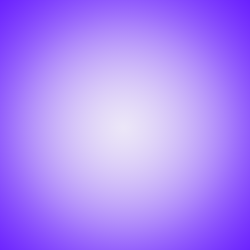
#> input picture Images/Background/1.png, 250 x 250 px, given in place of 2.png, which was not available
$ python Script.py
#> lines starting #> are read from the running program, lines starting #| are printed output that depends on the picture; pictures that were not available may be replaced by others from this repository, and a replacement may not be noted
### Functions.py
from PIL import Image, ImageDraw
from random import randint
import os
import collections

#Background Functions
def getBackground(num):
    background = Image.open(r"Images\Background\{}.png".format(num))
    return background
def getBackgroundFolderSize():
    return len(os.listdir('C:/Users/Danny/Desktop/NFT/Images/Background'))
def getRandomBackground():
    num = randint(0,getBackgroundFolderSize()-1)
    if(num >= 18):
        num = randint(0,getBackgroundFolderSize()-1)
        if(num >= 22):
            num = randint(0,getBackgroundFolderSize()-1)

    return num
def getBlank():
    background = Image.open(r"resources\0.png")
    return background

#Case Functions
def getCaseNzxt(num):
    case = Image.open(r"Images\Case\NZXT\{}.png".format(num))
    return case
def getCaseNzxtFolderSize():
    return len(os.listdir('C:/Users/Danny/Desktop/NFT/Images/Case/NZXT'))
def getRandomCaseNzxt():
    return randint(0,getCaseNzxtFolderSize()-1)

def getCasePhanteks(num):
    case = Image.open(r"Images\Case\Phanteks\{}.png".format(num))
    return case
def getCasePhanteksFolderSize():
    return len(os.listdir('C:/Users/Danny/Desktop/NFT/Images/Case/Phanteks'))
def getRandomCasePhanteks():
    return randint(0,getCasePhanteksFolderSize()-1)

def getCaseBitFenix(num):
    case = Image.open(r"Images\Case\BitFenix\{}.png".format(num))
    return case
def getCaseBitFenixFolderSize():
    return len(os.listdir('C:/Users/Danny/Desktop/NFT/Images/Case/BitFenix'))
def getRandomCaseBitFenix():
    return randint(0,getCaseBitFenixFolderSize()-1)


#Glass Overlay Functions
def getNzxtGlass():
    glass = Image.open(r"Images\Glass\NzxtGlass\0.png")
    return glass
def getPhanteksGlass(num):
    glass = Image.open(r"Images\Glass\PhanteksGlass\{}.png".format(num))
    return glass
def getBitFenixGlass():
    glass = Image.open(r"Images\Glass\BitFenixGlass\0.png")
    return glass

#Cpu Functions
def getCPU(num):
    cpu = Image.open((r"Images\CPU\{}.png".format(num)))
    return cpu
def getCPUFolderSize():
    return len(os.listdir('C:/Users/Danny/Desktop/NFT/Images/CPU'))
def getRandomCPU():
    return randint(0,getCPUFolderSize()-1)

def getAIO(num):
    AIO = Image.open((r"Images\AIO\{}.png".format(num)))
    return AIO
def getAIOFolderSize():
    return len(os.listdir('C:/Users/Danny/Desktop/NFT/Images/AIO'))
def getRandomAIO():
    return randint(0,getAIOFolderSize()-1)

#GPU Functions
def getGPU(num):
    gpu = Image.open(r"Images\GPU\{}.png".format(num))
    return gpu
def getGPUFolderSize():
    return len(os.listdir('C:/Users/Danny/Desktop/NFT/Images/GPU'))
def getRandomGPU():
    return randint(0,getGPUFolderSize()-1)


#Motherboard Functions
def getMotherboardATX(num):
    motherboard= Image.open(r"Images\Motherboard\ATX\{}.png".format(num))
    return motherboard
def getMotherboardATXFolderSize():
    return len(os.listdir('C:/Users/Danny/Desktop/NFT/Images/Motherboard/ATX'))
def getRandomMotherBoardATX():
    return randint(0,getMotherboardATXFolderSize()-1)

def getMotherboardMATX(num):
    motherboard= Image.open(r"Images\Motherboard\MATX\{}.png".format(num))
    return motherboard
def getMotherboardMATXFolderSize():
    return len(os.listdir('C:/Users/Danny/Desktop/NFT/Images/Motherboard/MATX'))
def getRandomMotherBoardMATX():
    return randint(0,getMotherboardMATXFolderSize()-1)

def getMotherboardITX(num):
    motherboard= Image.open(r"Images\Motherboard\ITX\{}.png".format(num))
    return motherboard
def getMotherboardITXFolderSize():
    return len(os.listdir('C:/Users/Danny/Desktop/NFT/Images/Motherboard/ITX'))
def getRandomMotherBoardITX():
    return randint(0,getMotherboardITXFolderSize()-1)


#Ram Functions
def getRam(num):
    ram = Image.open((r"Images\Ram\{}.png".format(num)))
    return ram
def getRamFolderSize():
    return len(os.listdir('C:/Users/Danny/Desktop/NFT/Images/Ram'))
def getRamdomRam():
    return randint(0,getRamFolderSize()-1)


#Psu Functions
def getPSU(num):
    psu = Image.open((r"Images\PSU\{}.png".format(num)))
    return psu
def getPSUFolderSize():
    return len(os.listdir('C:/Users/Danny/Desktop/NFT/Images/PSU'))
def getRandomPSU():
    return randint(0,getPSUFolderSize()-1)


#Sticker Functions ( for case )
def getStickerFolderSize():
    return len(os.listdir('C:/Users/Danny/Desktop/NFT/Images/Stickers'))
def getSticker(num):
    sticker = Image.open(r"Images\Stickers\{}.png".format(num))
    return sticker
def getRandomSticker():
    return randint(0,getStickerFolderSize()-1)

#Case Fan Functinos
def getCaseFanLeft(num):
    fan = Image.open((r"Images\CaseFans\Left\{}.png".format(num)))
    return fan
def getCaseFanRight(num):
    fan = Image.open((r"Images\CaseFans\Left\{}.png".format(num))).rotate(180)
    return fan
def getCaseFanTop(num):
    fan = Image.open((r"Images\CaseFans\Left\{}.png".format(num))).rotate(270,expand=True)
    return fan
def getCaseFanFolderSize():
    return len(os.listdir('C:/Users/Danny/Desktop/NFT/Images/CaseFans/Left'))
def getRandomCaseFan():
    return randint(0,getCaseFanFolderSize()-1)

def getBlackCpufan(num):
    fan = Image.open((r"Images\CpuFans\Black\{}.png".format(num)))
    return fan
def getBlackCpuFanFolderSize():
    return len(os.listdir('C:/Users/Danny/Desktop/NFT/Images/CpuFans/Black'))
def getRandomBlackCpuFan():
    return randint(0,getBlackCpuFanFolderSize()-1)

def getWhiteCpufan(num):
    fan = Image.open((r"Images\CpuFans\White\{}.png".format(num)))
    return fan
def getWhiteCpuFanFolderSize():
    return len(os.listdir('C:/Users/Danny/Desktop/NFT/Images/CpuFans/White'))
def getRandomWhiteCpuFan():
    return randint(0,getWhiteCpuFanFolderSize()-1)
#generation function

def exists(list,param):

    for i in list:

        if(collections.Counter(param) == collections.Counter(i)):
            print("duped", i)
            return True

    print(param)

    return False
#save
def save(img, count):
    img.save(r"Outputs\{}.png".format(count))

def savePerfect(img,count):
    img.save(r"Perfect\{}.png".format(count))

def saveBitfenix(img,count):
    img.save(r"Outputs\Bitfenix\{}.png".format(count))
def saveNzxt(img,count):
    img.save(r"Outputs\NZXT\{}.png".format(count))
def savePhanteks(img,count):
    img.save(r"Outputs\Phanteks\{}.png".format(count))

# [5 lines left out: function writeListPhanteks, not called in this run]

def writeListBitfenix(list):
    list = [str(list[0]),str(list[1]),str(list[2]),str(list[3]),str(list[4]),str(list[5]),str(list[6]),str(list[7]),str(list[8]),str(list[9]),str(list[10])]
    text =  open("Lists/bitfenixList.txt","a")
    text.write(','.join(list) + "=")
    text.close()

# [5 lines left out: function writeListNzxt, not called in this run]

def clenseList():
    text1= open("Lists/nzxtList.txt","w")
    text2= open("Lists/bitfenixList.txt","w")
    text3= open("Lists/phanteksList.txt","w")
    text1.write('')
    text2.write('')
    text3.write('')
    text1.close()
    text2.close()
    text3.close()


#List  0=case 1=cpu 2=gpu 3=motherboard 4=ram 5=psu

#generateImageATX([2,1,2,2,1,0]).show()


#save(generateImageATX([0,3,3,2,3,0]),"test")

#
#generateImageATX([0,3,3,2,3,0]).show()


#Get Random Build
#generateRamdomAtx().show()


#gpu corssfire
#multiple rams
#ATX/MicroATX/miniITX

### Generation.py
from Functions import *


#generateImagePhanteks #List  0=case 1=cpu 2=gpu 3=motherboard 4=ram
# [428 lines left out: functions generateImagePhanteks, generateImagePhanteksPerfect, generateImageNZXT, generateImageNZXTPerfect, not called in this run]

#generateImageBitFenix  #List  0=case 1=cpu 2=gpu 3=motherboard 4=ram 5=psu
def generateImageBitFenix(list):
    backgroundvar = getRandomBackground()
    background = getBackground(backgroundvar)
#> in getBackground, background is the input picture: PIL image 250x250 RGBA; mean R, G, B, A 173.5, 135.6, 250.7, 255
    case = getCaseBitFenix(list[0])
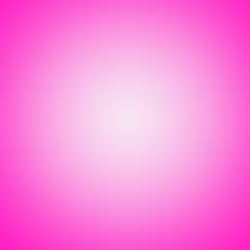
#> input picture Images/Background/0.png, 250 x 250 px, found by its file name
#> in getCaseBitFenix, case is the input picture: PIL image 250x250 RGBA; mean R, G, B, A 250.8, 134, 220.2, 255
    cpu = getCPU(list[1])
    gpu = getGPU(list[2]).crop((0,0,107,50))
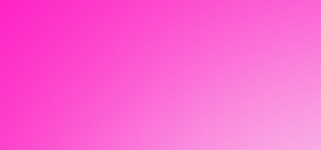
#> gpu: PIL image 107x50 RGBA (shown 3 times larger); mean R, G, B, A 252, 98.2, 211.7, 255
    motherboard = getMotherboardITX(list[3]).crop((0,7,75,75))
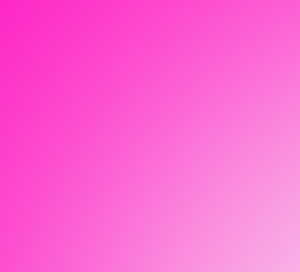
#> motherboard: PIL image 75x68 RGBA (shown 4 times larger); mean R, G, B, A 251.9, 100.2, 212.1, 255
    ram = getRam(list[4])
    psu = getPSU(list[5]).crop((0,0,80,30) )
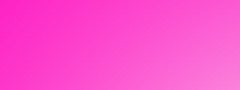
#> psu: PIL image 80x30 RGBA (shown 3 times larger); mean R, G, B, A 252.7, 77.2, 206.7, 255
    glass = getBitFenixGlass()

    caseFanVar = getRandomCaseFan()
    caseFanLeft = getCaseFanLeft(caseFanVar)
    caseFanRight = getCaseFanRight(caseFanVar).crop((0,0,15,50))
#> in getCaseFanRight, `fan = Image.open((r"Images\CaseFans\Left\{}.png".format(num))).rotate(..`:
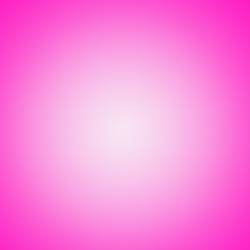
#> fan: PIL image 250x250 RGBA; mean R, G, B, A 250.8, 134, 220.2, 255

    caseX = 58
    caseY = 50
    motherboardX = caseX + 13
    motherboardY = caseY + 28
    ramIndent = 6

    background.paste(case, (caseX,caseY), mask = case)
    background.paste(motherboard, (motherboardX,motherboardY), mask = motherboard)
     #change param
    background.paste(psu, (motherboardX -2 , motherboardY + 71 ), mask = psu)

    if list[1] >= 0 and list[1] <= 3:
        background.paste(cpu, (motherboardX + 12 , motherboardY + 1 ), mask = cpu)

    if list[1] >= 8 and list[1] < 12:
        AIO = getAIO(0).crop((14,7,100,100))
        background.paste(cpu, (motherboardX + 12 , motherboardY + 1 ), mask = cpu)
        background.paste(AIO, (motherboardX  , motherboardY ),mask = AIO)
        background.paste(caseFanLeft, (motherboardX-2,motherboardY+1), mask = caseFanLeft)

    fanVariable = randint(1,85)
    fanCount = 0
    if(fanVariable <= 85):
        fanCount = 1
        background.paste(caseFanLeft, (motherboardX-2,motherboardY+1), mask = caseFanLeft)
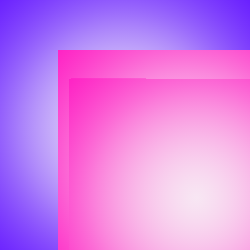
#> background: PIL image 250x250 RGBA; mean R, G, B, A 213.2, 128.9, 233.7, 255
    if(fanVariable <= 45 ):
        fanCount = 2
        background.paste(caseFanRight, (caseX+103,motherboardY +1), mask = caseFanRight)

    if list[1] >= 4 and list[1] <= 7:
        background.paste(cpu, (motherboardX + 7 , motherboardY + 1 ), mask = cpu)

    if list[1] == 12:
        fanVariable = getRandomWhiteCpuFan()
        fan = getWhiteCpufan(fanVariable)
        background.paste(fan, (motherboardX +47, motherboardY+1 ),mask = fan)
        background.paste(cpu, (motherboardX + 12 , motherboardY + 1), mask = cpu)

    if list[1] == 13:
        fanVariable = getRandomBlackCpuFan()
        fan = getBlackCpufan(fanVariable)
        background.paste(fan, (motherboardX +47, motherboardY+1 ),mask = fan)
        background.paste(cpu, (motherboardX + 12 , motherboardY + 1), mask = cpu)

    background.paste(ram, (motherboardX+ 60,motherboardY +2), mask = ram) #change param
    ramVariable = randint(0,10)
    ramCount = 1
    if ramVariable > 3:
        ramCount = 2
        background.paste(ram, (motherboardX + 60 + ramIndent,motherboardY +2), mask = ram)

    background.paste(gpu, (motherboardX -2 ,caseY+ 80), mask = gpu)
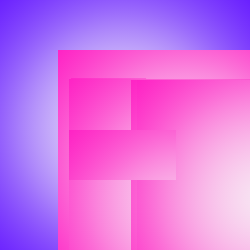
#> background: PIL image 250x250 RGBA; mean R, G, B, A 213.7, 114.1, 230.2, 255
    background.paste(glass, (caseX+6, caseY+27), mask = glass)

    writeListBitfenix([backgroundvar,list[0],caseFanVar,list[1],list[2],list[3],list[5],list[4],1,fanCount,ramCount])

    return background


# [11 lines of commented-out code are left out]


count = 0
# [7 lines of commented-out code are left out]

### Script.py

from Generation import *

# [128 lines of commented-out code are left out]
clenseList()

bitfenixList = []
phanteksList = []
nzxtList = []

count = 1
while count <= 5000:
    bitfenixSeed = [getRandomCaseBitFenix(),getRandomCPU(),getRandomGPU(),getRandomMotherBoardITX(),getRamdomRam(),getRandomPSU()]

    if(exists(bitfenixList,bitfenixSeed) == False):
        bitfenixList.append(bitfenixSeed)
        saveBitfenix(generateImageBitFenix(bitfenixSeed),count)
        count+=3
count = 2
while count <= 5000:
    phanteksSeed = [getRandomCasePhanteks(),getRandomCPU(),getRandomGPU(),getRandomMotherBoardMATX(),getRamdomRam(),getRandomPSU()]

    if(exists(phanteksList,phanteksSeed) == False):
        variable = randint(0,6)
        if(variable == 0):
            phanteksList.append(phanteksSeed)
            savePhanteks(generateImagePhanteksPerfect(phanteksSeed),count)
            count+=3
        else:
            phanteksList.append(phanteksSeed)
            savePhanteks(generateImagePhanteks(phanteksSeed),count)
            count+=3
count = 3
while count <= 5000:
    nzxtSeed = [getRandomCaseNzxt(),getRandomCPU(),getRandomGPU(),getRandomMotherBoardATX(),getRamdomRam(),getRandomPSU()]

    if(exists(nzxtList,nzxtSeed) == False):
        variable = randint(0,6)
        if(variable == 2):
            nzxtList.append(nzxtSeed)
            saveNzxt(generateImageNZXTPerfect(nzxtSeed),count)
            count+=3
        else:
            nzxtList.append(nzxtSeed)
            saveNzxt(generateImageNZXT(nzxtSeed),count)
            count+=3
